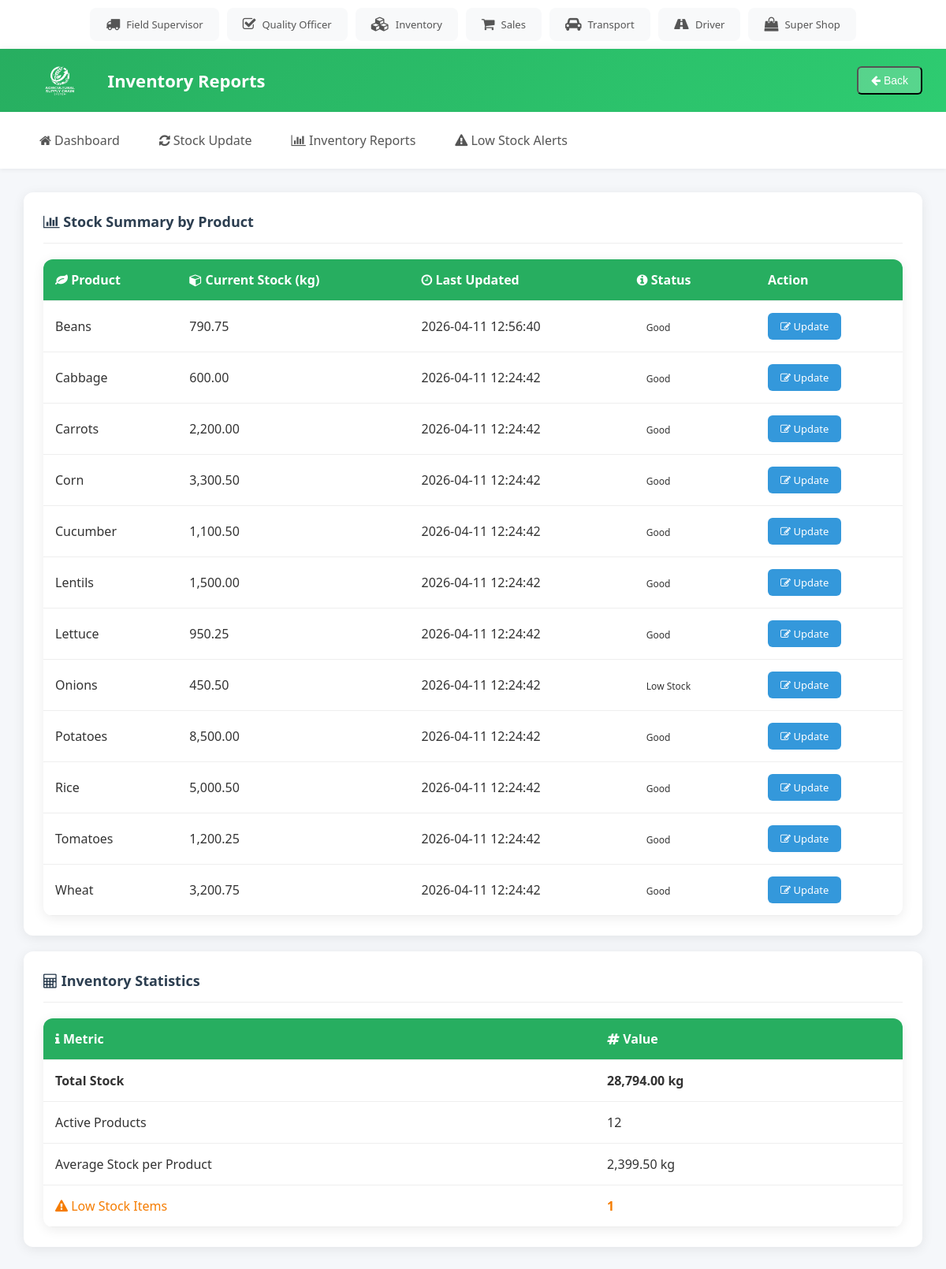
Page /inventory_manager/inventory_reports.php on the committed database.
### tables this page shows
CREATE TABLE `Inventory` (
  `inventory_id` int(11) NOT NULL,
  `product_id` int(11) DEFAULT NULL,
  `current_stock` decimal(10,2) DEFAULT 0.00,
  `last_updated` timestamp NOT NULL DEFAULT current_timestamp() ON UPDATE current_timestamp()
);

CREATE TABLE `Products` (
  `product_id` int(11) NOT NULL,
  `product_name` varchar(100) NOT NULL,
  `category` varchar(50) DEFAULT NULL
);

### inventory_manager/inventory_reports.php (the view, shortened to what this page needs)
<?php
include "../db.php";
$sql = "SELECT p.product_name, i.current_stock, i.last_updated FROM Inventory i JOIN Products p ON i.product_id=p.product_id ORDER BY p.product_name";
$result = $conn->query($sql);
?>
<!DOCTYPE html>
<html lang="en">
  <head>
    <link rel="stylesheet" href="../style.css" />
    <link
      rel="stylesheet"
      href="https://cdnjs.cloudflare.com/ajax/libs/font-awesome/4.7.0/css/font-awesome.min.css"
    />
  </head>
  <body>
    <main>
      <div class="card">
        <div class="card-header">
          <span class="card-title"><i class="fa fa-bar-chart"></i> Stock Summary by Product</span>
        </div>
        <table>
          <tr>
            <th><i class="fa fa-leaf"></i> Product</th>
            <th><i class="fa fa-cube"></i> Current Stock (kg)</th>
            <th><i class="fa fa-clock-o"></i> Last Updated</th>
            <th><i class="fa fa-info-circle"></i> Status</th>
            <th>Action</th>
          </tr>
          <?php if ($result && $result->num_rows > 0) {
            while ($row = $result->fetch_assoc()) {
              $status = $row['current_stock'] < 500 ? 'Low Stock' : 'Good';
              $status_class = $status == 'Low Stock' ? 'warning' : 'success';
          ?>
          <tr>
            <td><?php echo htmlspecialchars($row['product_name']); ?></td>
            <td><?php echo number_format($row['current_stock'], 2); ?></td>
            <td><?php echo $row['last_updated']; ?></td>
            <td><span class="status <?php echo $status_class; ?>"><?php echo $status; ?></span></td>
            <td><a href="stock_update.php" class="btn btn-info btn-sm"><i class="fa fa-edit"></i> Update</a></td>
          </tr>
          <?php }
          } else {
            echo '<tr><td colspan="5" style="text-align:center; padding:20px;">No inventory records found.</td></tr>';
          } ?>
        </table>
      </div>
      <div class="card">
        <div class="card-header">
          <span class="card-title"><i class="fa fa-calculator"></i> Inventory Statistics</span>
        </div>
        <?php
          $total_result = $conn->query("SELECT SUM(current_stock) AS total, COUNT(*) AS count FROM Inventory WHERE current_stock > 0");
          $stats = $total_result->fetch_assoc();
          $avg_result = $conn->query("SELECT AVG(current_stock) AS average FROM Inventory WHERE current_stock > 0");
          $avg = $avg_result->fetch_assoc();
          $low_result = $conn->query("SELECT COUNT(*) AS count FROM Inventory WHERE current_stock < 500");
          $low_count = $low_result->fetch_assoc();
        ?>
        <table>
          <tr>
            <th><i class="fa fa-info"></i> Metric</th>
            <th><i class="fa fa-hashtag"></i> Value</th>
          </tr>
          <tr>
            <td><strong>Total Stock</strong></td>
            <td><strong><?php echo number_format($stats['total'], 2); ?> kg</strong></td>
          </tr>
          <tr>
            <td>Active Products</td>
            <td><?php echo $stats['count']; ?></td>
          </tr>
          <tr>
            <td>Average Stock per Product</td>
            <td><?php echo number_format($avg['average'], 2); ?> kg</td>
          </tr>
          <tr>
            <td><span style="color: #f57c00;"><i class="fa fa-exclamation-triangle"></i> Low Stock Items</span></td>
            <td><span style="color: #f57c00; font-weight: bold;"><?php echo $low_count['count']; ?></span></td>
          </tr>
        </table>
      </div>
    </main>
  </body>
</html>

### style.css (style rules this page uses)
* { box-sizing: border-box; }
body { margin: 0; font-family: 'Segoe UI', Tahoma, Geneva, Verdana, sans-serif; background: #f5f7fa; color: #333; }
.topbar { background: white; padding: 10px 20px; display: flex; justify-content: center; box-shadow: 0 2px 10px rgba(0,0,0,0.08); overflow-x: auto; }
.topbar-users { display: flex; gap: 10px; flex-wrap: nowrap; }
.topbar-user { display: flex; align-items: center; gap: 8px; padding: 10px 18px; background: #f8f9fa; border-radius: 8px; text-decoration: none; color: #555; font-size: 13px; font-weight: 500; white-space: nowrap; transition: all 0.3s; border: 2px solid transparent; }
.topbar-user i { font-size: 18px; }
header { background: linear-gradient(135deg, #27ae60, #2ecc71); color: white; padding: 15px 30px; display: flex; align-items: center; justify-content: space-between; box-shadow: 0 2px 10px rgba(0,0,0,0.1); }
header .header-left { display: flex; align-items: center; gap: 15px; }
header .logo { height: 50px; border-radius: 8px; }
header .title { font-size: 22px; font-weight: 600; }
header .back-btn { background: rgba(255,255,255,0.2); color: white; padding: 8px 16px; border-radius: 6px; text-decoration: none; font-size: 14px; transition: background 0.3s; }
nav { background: white; display: flex; gap: 10px; padding: 15px 30px; box-shadow: 0 2px 5px rgba(0,0,0,0.05); }
nav a { color: #555; padding: 10px 20px; text-decoration: none; font-weight: 500; border-radius: 6px; transition: all 0.3s ease; }
main { padding: 30px; }
.card { background: white; border-radius: 12px; padding: 25px; box-shadow: 0 3px 15px rgba(0,0,0,0.08); margin-bottom: 20px; }
.card-header { display: flex; justify-content: space-between; align-items: center; margin-bottom: 20px; padding-bottom: 15px; border-bottom: 1px solid #eee; }
.card-title { font-size: 18px; font-weight: 600; color: #2c3e50; }
table { width: 100%; border-collapse: collapse; background: white; border-radius: 12px; overflow: hidden; box-shadow: 0 3px 15px rgba(0,0,0,0.08); }
th, td { padding: 15px; text-align: left; border-bottom: 1px solid #eee; }
th { background: #27ae60; color: white; font-weight: 600; }
.status { padding: 5px 12px; border-radius: 20px; font-size: 12px; font-weight: 500; }
.btn { padding: 8px 16px; border: none; border-radius: 6px; font-size: 13px; font-weight: 500; cursor: pointer; transition: all 0.3s; text-decoration: none; display: inline-block; }
.btn-info { background: #3498db; color: white; }

### rows in the picture
inventory: product.product_name "Beans", current_stock "790.75", last_updated "2026-04-11 12:56:40", current_stock "Good"
inventory: product.product_name "Cabbage", current_stock "600.00", last_updated "2026-04-11 12:24:42", current_stock "Good"
inventory: product.product_name "Carrots", current_stock "2,200.00", last_updated "2026-04-11 12:24:42", current_stock "Good"
inventory: product.product_name "Corn", current_stock "3,300.50", last_updated "2026-04-11 12:24:42", current_stock "Good"
inventory: product.product_name "Cucumber", current_stock "1,100.50", last_updated "2026-04-11 12:24:42", current_stock "Good"
inventory: product.product_name "Lentils", current_stock "1,500.00", last_updated "2026-04-11 12:24:42", current_stock "Good"
inventory: product.product_name "Lettuce", current_stock "950.25", last_updated "2026-04-11 12:24:42", current_stock "Good"
inventory: product.product_name "Onions", current_stock "450.50", last_updated "2026-04-11 12:24:42", current_stock "Low Stock"
inventory: product.product_name "Potatoes", current_stock "8,500.00", last_updated "2026-04-11 12:24:42", current_stock "Good"
inventory: product.product_name "Rice", current_stock "5,000.50", last_updated "2026-04-11 12:24:42", current_stock "Good"
inventory: product.product_name "Tomatoes", current_stock "1,200.25", last_updated "2026-04-11 12:24:42", current_stock "Good"
inventory: product.product_name "Wheat", current_stock "3,200.75", last_updated "2026-04-11 12:24:42", current_stock "Good"

### other values in the picture
$stats['total'] "28,794.00"
$stats['count'] "12"
$avg['average'] "2,399.50"
$low_count['count'] "1"
